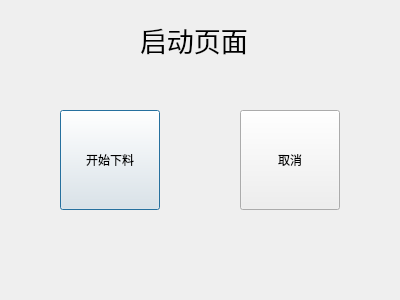
<?xml version="1.0" encoding="UTF-8"?>
<ui version="4.0">
 <class>PageClose_sub</class>
 <widget class="QDialog" name="PageClose_sub">
  <property name="geometry">
   <rect>
    <x>0</x>
    <y>0</y>
    <width>400</width>
    <height>300</height>
   </rect>
  </property>
  <property name="windowTitle">
   <string>Dialog</string>
  </property>
  <widget class="QPushButton" name="affirmButton">
   <property name="geometry">
    <rect>
     <x>60</x>
     <y>110</y>
     <width>100</width>
     <height>100</height>
    </rect>
   </property>
   <property name="text">
    <string>开始下料</string>
   </property>
  </widget>
  <widget class="QPushButton" name="exitButton">
   <property name="geometry">
    <rect>
     <x>240</x>
     <y>110</y>
     <width>100</width>
     <height>100</height>
    </rect>
   </property>
   <property name="text">
    <string>取消</string>
   </property>
  </widget>
  <widget class="QLabel" name="label">
   <property name="geometry">
    <rect>
     <x>140</x>
     <y>20</y>
     <width>120</width>
     <height>40</height>
    </rect>
   </property>
   <property name="text">
    <string>&lt;html&gt;&lt;head/&gt;&lt;body&gt;&lt;p&gt;&lt;span style=&quot; font-size:20pt;&quot;&gt;启动页面&lt;/span&gt;&lt;/p&gt;&lt;/body&gt;&lt;/html&gt;</string>
   </property>
  </widget>
 </widget>
 <resources/>
 <connections/>
</ui>
